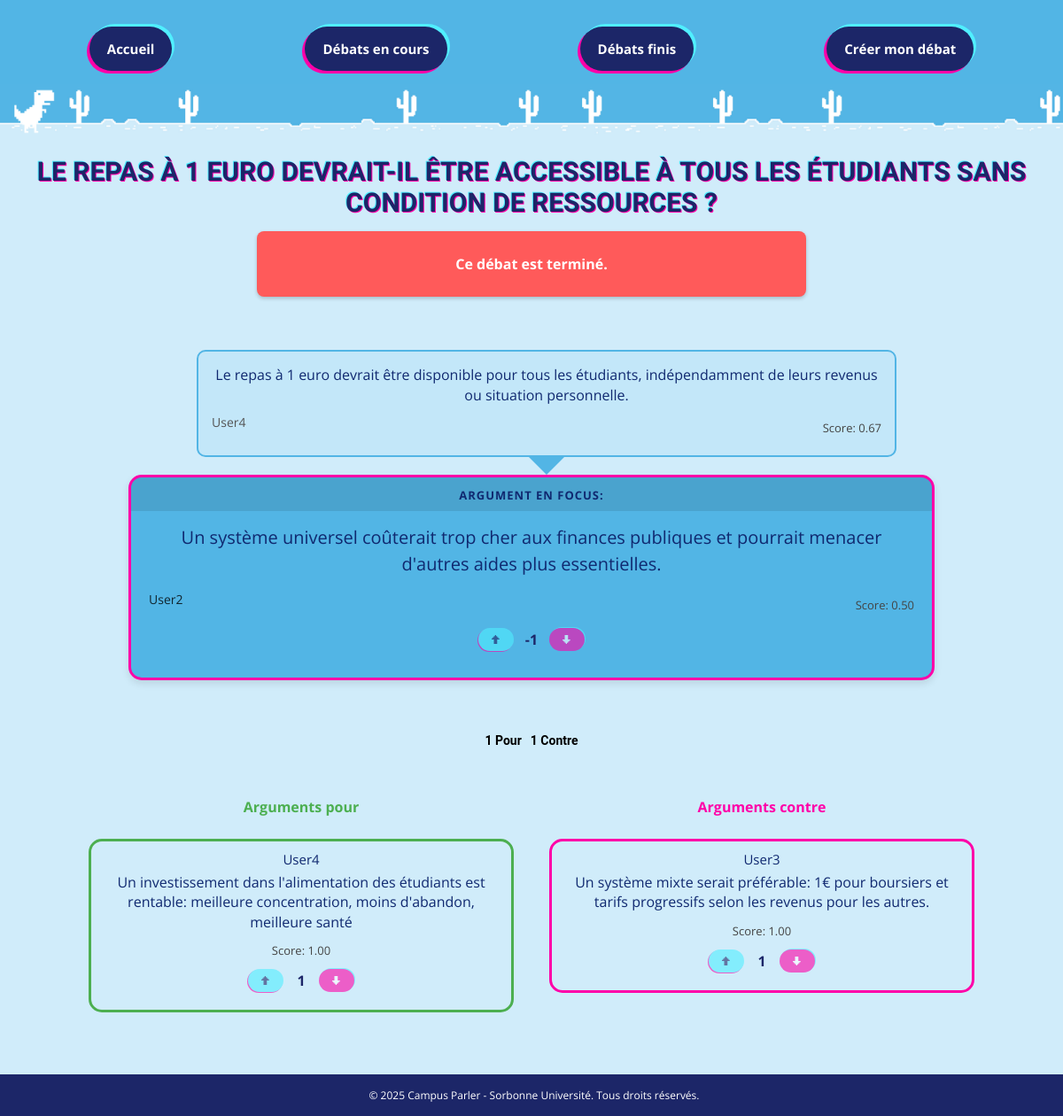
Screenshot of /debats_finis/32/?focus=88 with the database file from the repository.
### app/models.py (models this page shows, shortened)
class Debat(models.Model):
    STATUT_CHOICES = [
        ('en_cours', 'En cours'),
        ('termine', 'Terminé'),
    ]
    TYPE_CHOICES = [
        ('standard', 'Standard'),
        ('kialo', 'Kialo'),
    ]
    titre = models.CharField(max_length=200)
    description = models.TextField(blank=True, null=True)  # Optionnel pour type Kialo
    auteur_debat = models.ForeignKey(User, on_delete=models.CASCADE)
    date_creation = models.DateTimeField(auto_now_add=True)
    statut = models.CharField(max_length=10, choices=STATUT_CHOICES, default='en_cours')
    type_debat = models.CharField(max_length=10, choices=TYPE_CHOICES, default='standard')
    racine_id = models.ForeignKey('Argument', on_delete=models.SET_NULL, null=True, blank=True, related_name='debat_racine')

class Argument(models.Model): # Argument pour un debat
    debat_id = models.ForeignKey(Debat, on_delete=models.CASCADE)
    auteur_argument = models.ForeignKey(User, on_delete=models.CASCADE)
    titre_argument = models.CharField(max_length=200, blank=True, null=True)  # Obligatoire pour standard, optionnel pour kialo
    contenu_argument = models.TextField()
    score_argument = models.IntegerField(default=0)
    position_argument = models.BooleanField(null=True, blank=True)  # True argument pour, False argument contre
    relation = models.FloatField(null=True, blank=True)  # 1.0: pour, -1.0: contre, null pour les racines
    parent_id = models.ForeignKey('self', on_delete=models.CASCADE, null=True, blank=True, related_name='reponses')
    est_racine = models.BooleanField(default=False)
    quad_score = models.FloatField(default=0.5)  # Score calculé par l'algorithme Kialo
    upvotes = models.IntegerField(default=0)  # Nombre de votes positifs pour les débats Kialo
    downvotes = models.IntegerField(default=0)  # Nombre de votes négatifs pour les débats Kialo
    date_argument = models.DateTimeField(auto_now_add=True)
    users_voted = models.ManyToManyField(User, related_name='votes_arguments', blank=True)

### app/views.py (the view, shortened to what this page needs)
# urls.py: path("debats_finis/<int:debat_id>/", views.debat_passe_details, name="debat_passe_details"),
def debat_passe_details(request, debat_id):
    debat = get_object_or_404(Debat, pk=debat_id)
    if debat.type_debat == 'kialo':
        return debat_kialo_passe_details(request, debat)

### app/templates/app/pageDebatKialoPasse.html (shortened to what this page needs)
<!DOCTYPE html>
<html lang="fr">
<head>
    {% load static %}
    <link rel="stylesheet" href="{% static 'app/pageDebat.css' %}"/>
    <link rel="stylesheet" href="{% static 'app/pageDebatKialo.css' %}"/>
    <link rel="stylesheet" href="{% static 'app/popup_messages.css' %}">
</head>
<body>
    <header>
        <nav>
            <ul>
                <li><a href="{% url 'index' %}">Accueil</a></li>
                <li><a href="{% url 'debats_en_cours' %}">Débats en cours</a></li>
                <li><a href="{% url 'debats_finis' %}">Débats finis</a></li>
                <li><a href="{% url 'create_debat' %}">Créer mon débat</a></li>
            </ul>
        </nav>
    </header>
    <div class="decorative-band">
        <img src="{% static 'app/images/header.png' %}" alt="Bande décorative">
    </div>
    <h1 id="debat-title" class="glitch">{{ debat.titre }}</h1>
    <div class="debate-closed-banner">
        <p>Ce débat est terminé.</p>
    </div>
    {% if focus_argument.est_racine %}
        <div class="Question">
            <p id="debat-content">{{ focus_argument.contenu_argument }}</p>
            <div class="argument-scores">
                <span class="quad-score">Score: {{ focus_argument.quad_score|floatformat:2 }}</span>
            </div>
            <div class="vote-actions-readonly">
                <div class="vote-button-readonly like-button-readonly"></div>
                <span class="vote-count">{{ focus_argument.score_argument }}</span>
                <div class="vote-button-readonly dislike-button-readonly"></div>
            </div>
        </div>
    {% else %}
        <div class="hierarchie-container">
            {% for ancestor in ancestors %}
                <a href="{% url 'debat_fini_details' debat.id %}?focus={{ ancestor.id }}" class="argument-parent-link">
                    <div class="argument-parent {% if ancestor.relation == 1.0 %}pour{% elif ancestor.relation == -1.0 %}contre{% else %}racine{% endif %} {% if ancestor.est_racine %}racine{% endif %}">
                        <div class="argument-content">
                            <div class="argument-text">{{ ancestor.contenu_argument }}</div>
                            <div class="argument-meta">
                                <span class="auteur">{{ ancestor.auteur_argument.username }}</span>
                                <div class="argument-scores">
                                    <span class="quad-score">Score: {{ ancestor.quad_score|floatformat:2 }}</span>
                                </div>
                            </div>
                        </div>
                        <div class="arrow-down"></div>
                    </div>
                </a>
            {% endfor %}
            <div class="argument-focus {% if focus_argument.relation == 1.0 %}pour{% elif focus_argument.relation == -1.0 %}contre{% else %}racine{% endif %}">
                <div class="argument-content">
                    <div class="argument-focus-header">
                        <span class="focus-label">Argument en focus:</span>
                    </div>
                    <div class="argument-text">{{ focus_argument.contenu_argument }}</div>
                    <div class="argument-meta">
                        <span class="auteur">{{ focus_argument.auteur_argument.username }}</span>
                        <div class="argument-scores">
                            <span class="quad-score">Score: {{ focus_argument.quad_score|floatformat:2 }}</span>
                        </div>
                    </div>
                    <div class="vote-actions-readonly">
                        <div class="vote-button-readonly like-button-readonly"></div>
                        <span class="vote-count">{{ focus_argument.score_argument }}</span>
                        <div class="vote-button-readonly dislike-button-readonly"></div>
                    </div>
                </div>
            </div>
        </div>
    {% endif %}
    <div class="debate-stats">
        <span>{{ liste_arg_pour|length }} Pour</span>
        <span>{{ liste_arg_contre|length }} Contre</span>
    </div>
    <div class="arguments-container">
        <div class="column-pour">
            <h3>Arguments pour</h3>
            {% for arg_pour in liste_arg_pour %}
                <div class="argument pour" data-id="{{ arg_pour.id }}">
                    <div class="argument-user">{{ arg_pour.auteur_argument.username }}</div>
                    <div class="argument-content">
                        <div class="argument-text">{{ arg_pour.contenu_argument }}</div>
                        <div class="argument-scores">
                            <span class="quad-score">Score: {{ arg_pour.quad_score|floatformat:2 }}</span>
                        </div>
                        <div class="vote-actions-readonly">
                            <div class="vote-button-readonly like-button-readonly"></div>
                            <span class="vote-count">{{ arg_pour.score_argument }}</span>
                            <div class="vote-button-readonly dislike-button-readonly"></div>
                        </div>
                    </div>
                    <a href="{% url 'debat_fini_details' debat.id %}?focus={{ arg_pour.id }}" class="argument-link"></a>
                </div>
            {% empty %}
                <div class="no-arguments">Aucun argument pour.</div>
            {% endfor %}
        </div>
        <div class="column-contre">
            <h3>Arguments contre</h3>
            {% for arg_contre in liste_arg_contre %}
                <div class="argument contre" data-id="{{ arg_contre.id }}">
                    <div class="argument-user">{{ arg_contre.auteur_argument.username }}</div>
                    <div class="argument-content">
                        <div class="argument-text">{{ arg_contre.contenu_argument }}</div>
                        <div class="argument-scores">
                            <span class="quad-score">Score: {{ arg_contre.quad_score|floatformat:2 }}</span>
                        </div>
                        <div class="vote-actions-readonly">
                            <div class="vote-button-readonly like-button-readonly"></div>
                            <span class="vote-count">{{ arg_contre.score_argument }}</span>
                            <div class="vote-button-readonly dislike-button-readonly"></div>
                        </div>
                    </div>
                    <a href="{% url 'debat_fini_details' debat.id %}?focus={{ arg_contre.id }}" class="argument-link"></a>
                </div>
            {% empty %}
                <div class="no-arguments">Aucun argument contre.</div>
            {% endfor %}
        </div>
    </div>
    <footer>
        <p>&copy; 2025 Campus Parler - Sorbonne Université. Tous droits réservés.</p>
    </footer>
</body>
</html>

### app/static/app/pageDebat.css (style rules this page uses)
html,body { height: auto; min-height: 100vh; overflow-y: auto; margin: 0; padding: 0; display: flex; flex-direction: column; background-color: #d0ecfa; color: black; text-align: center; justify-content: center; }
header { background-color: #52B5E5; display: flex; flex-direction: column; align-items: center; padding: 15px; gap: 15px; position: relative; }
.decorative-band { margin: 0; padding: 0; }
.decorative-band img { width: 100%; height: auto; display: block; margin: 0; padding: 0; }
h1.glitch { font-family: 'Bungee', sans-serif; font-size: 30px; color: #1C2668; text-shadow: 0px 3px 0 #ff00a8, 3px -3px 0 #50efff; margin: 5px; margin-top: 20px; text-transform: uppercase; }
nav ul { list-style: none; display: flex; gap: 150px; padding: 0; margin: 0; }
nav a { background: #1C2668; color: white; padding: 15px 20px; border-radius: 50px; text-decoration: none; font-size: 15px; font-weight: bold; font-family: 'Open Sans', sans-serif; box-shadow: -3px 3px 0px 0px #ff00a8, 3px -3px 0px 0px #50efff; transition: transform 0.3s; display: inline-block; }
.argument, .reponse { border: 2px solid; padding: 10px; margin: 10px 0; border-radius: 10px; word-wrap: break-word; overflow-wrap: break-word; max-width: 100%; white-space: normal; }
.argument.pour { border-color: #50efff; border-width: 3px ; background: #1C2668; color: white; ; }
.argument.contre { border-color: #ff00a8; border-width: 3px ; background: #1C2668; color: white; ; }
footer { font-family: 'Open Sans', sans-serif; background-color: #1C2668; color: white; padding: 3px; margin-top: auto; width: 100%; font-size: 12px; text-align: center; }

### app/templates/app/pageDebatKialoPasse.html (style rules this page uses)
.debate-closed-banner { background-color: #ff5a5a; color: white; padding: 10px; text-align: center; margin: 10px auto 20px; border-radius: 8px; width: 80%; max-width: 600px; font-weight: bold; font-family: 'Open Sans', sans-serif; box-shadow: 0 2px 4px rgba(0, 0, 0, 0.2); }
body { display: flex; flex-direction: column; min-height: 100vh; }
footer { margin-top: auto; }
.arguments-container { margin-bottom: 40px; }
.vote-button-readonly { font-family: 'Press Start 2P', cursive; font-size: 10px; padding: 8px 15px; border: none; border-radius: 20px; display: flex; align-items: center; gap: 5px; opacity: 0.6; cursor: default; }
.like-button-readonly { background-color: #50efff; color: #1C2668; box-shadow: -1px 1px 0 #ff00a8; }
.dislike-button-readonly { background-color: #ff00a8; color: white; box-shadow: 1px -1px 0 #50efff; }
.like-button-readonly::before { content: "↑"; }
.dislike-button-readonly::before { content: "↓"; }
.vote-actions-readonly { display: flex; justify-content: center; align-items: center; gap: 5px; margin: 10px 0; }

### rows the page displays
Debat: titre "LE REPAS À 1 EURO DEVRAIT-IL ÊTRE ACCESSIBLE À TOUS LES ÉTUDIANTS SANS CONDITION DE RESSOURCES ?"
Argument: contenu_argument "Le repas à 1 euro devrait être disponible pour tous les étudiants, indépendamment de leurs revenus ou situation personnelle.", auteur_argument.username "User4", quad_score "0.67"
Argument: contenu_argument "Un système universel coûterait trop cher aux finances publiques et pourrait menacer d'autres aides plus essentielles.", auteur_argument.username "User2", quad_score "0.50", score_argument "-1"
Argument: auteur_argument.username "User4", contenu_argument "Un investissement dans l'alimentation des étudiants est rentable: meilleure concentration, moins d'abandon, meilleure santé", quad_score "1.00", score_argument "1"
Argument: auteur_argument.username "User3", contenu_argument "Un système mixte serait préférable: 1€ pour boursiers et tarifs progressifs selon les revenus pour les autres.", quad_score "1.00", score_argument "1"

### other values shown
{{ liste_arg_pour|length }} "1"
{{ liste_arg_contre|length }} "1"
